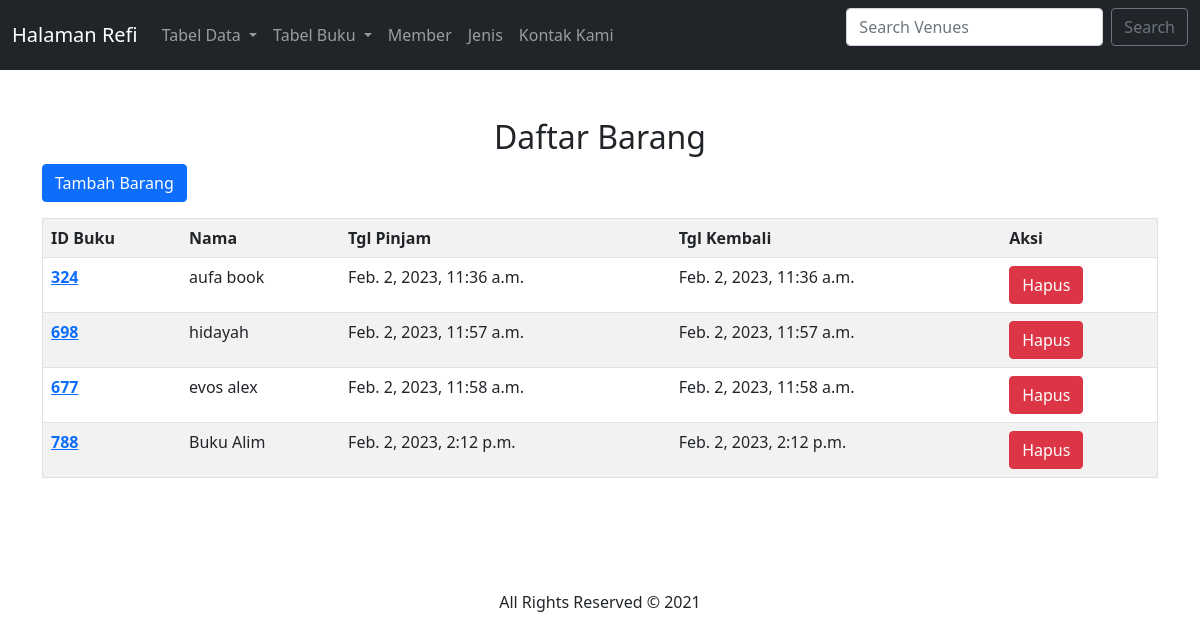
Page /pinjam/ on the committed database.
### dashboard/models.py (models this page shows, shortened)
class Pinjam(models.Model):
    id_buku=models.CharField(max_length=10)
    nama=models.CharField(max_length=10)
    tglpinjam=models.DateTimeField(auto_now_add=True)
    tglkembali=models.DateTimeField(auto_now_add=True)

### dashboard/views.py (the view)
# urls.py: path('pinjam/',Buku_Pinjam, name= "pinjam"),
def Buku_Pinjam(request):
    pinjams=Pinjam.objects.all()
    konteks={
        'pinjams':pinjams,
    }
    return render(request,'pinjam.html',konteks)

### templates/pinjam.html (shortened to what this page needs)
<link href="https://cdn.jsdelivr.net/npm/bootstrap@5.0.2/dist/css/bootstrap.min.css" rel="stylesheet">
{% load static %}
{% block content %}
<!DOCTYPE html>
<html lang="en">
  <head>
    <link
      href="https://cdn.jsdelivr.net/npm/bootstrap@5.0.0-beta3/dist/css/bootstrap.min.css"
      rel="stylesheet"
    />
    <link
      rel="stylesheet"
      href="https://pro.fontawesome.com/releases/v5.10.0/css/all.css"
    />
    <link rel="stylesheet" href="{% static 'css/style.css'%}" />
  </head>
  <body>
    <nav class="navbar navbar-expand-lg navbar-dark bg-dark">
        <div class="container-fluid">
          <a class="navbar-brand" href="{% url 'index' %}">Halaman Refi</a>
          <div class="collapse navbar-collapse" id="navbarSupportedContent">
            <ul class="navbar-nav me-auto mb-2 mb-lg-0">
              <li class="nav-item dropdown">
                <a class="nav-link dropdown-toggle" href="#" id="navbarDropdown" role="button" data-bs-toggle="dropdown" aria-expanded="false">
                  Tabel Data
                </a>
              </li>
              <li class="nav-item dropdown">
                <a class="nav-link dropdown-toggle" href="#" id="navbarDropdown" role="button" data-bs-toggle="dropdown" aria-expanded="false">
                  Tabel Buku
                </a>
              </li>
                <li class="nav-item">
                <a class="nav-link" href="{% url 'member' %}">Member</a>
              </li>
              <li class="nav-item">
                <a class="nav-link" href="{% url 'jenis' %} ">Jenis</a>
              </li>
              <li class="nav-item">
                <a class="nav-link" href="#kontak">Kontak Kami</a>
              </li>
            </ul>
            <form class="d-flex" method=POST action="#">
              <input class="form-control me-2" type="search" placeholder="Search Venues" aria-label="Search" name="searched">
              <button class="btn btn-outline-secondary" type="submit">Search</button>
            </form>
          </div>
        </div>
      </nav>
    <div class="container-fluid layanan pt-5 pb-5">
      <div class="container">
        <h2 class="align-center text-center">Daftar Barang</h2>
        <p>
          <a href="/addpinjam" class="btn btn-primary">Tambah Barang</a>
        </p>
        <table border="1" class="table table-striped">
            <tr>
                <th>ID Buku</th>
                <th>Nama</th>
                <th>Tgl Pinjam</th>
                <th>Tgl Kembali</th>
                <th>Aksi</th>
            </tr>
        {% for Pinjam in pinjams %}
        <tr>
            <th><a href="/ubahpinjam/{{Pinjam.id}}">{{ Pinjam.id_buku }}</a></th>
            <td>{{ Pinjam.nama }}</td>
            <td>{{ Pinjam.tglpinjam }}</td>
            <td>{{ Pinjam.tglkembali }}</td>
            <td><button type="button" class="btn btn-danger" data-bs-toggle="modal" data-bs-target="#hapus-{{Pinjam.id}}">Hapus</button>
            </td>
        </tr>
        {% endfor %}
        </table>
        {% endblock %}
        </div>
      </div>
    <div class="container text-center pt-5 pb-5">
      All Rights Reserved &copy; 2021
    </div>
  </body>
</html>

### rows in the picture
Pinjam: id_buku "324", nama "aufa book", tglpinjam "Feb. 2, 2023, 11:36 a.m.", tglkembali "Feb. 2, 2023, 11:36 a.m."
Pinjam: id_buku "698", nama "hidayah", tglpinjam "Feb. 2, 2023, 11:57 a.m.", tglkembali "Feb. 2, 2023, 11:57 a.m."
Pinjam: id_buku "677", nama "evos alex", tglpinjam "Feb. 2, 2023, 11:58 a.m.", tglkembali "Feb. 2, 2023, 11:58 a.m."
Pinjam: id_buku "788", nama "Buku Alim", tglpinjam "Feb. 2, 2023, 2:12 p.m.", tglkembali "Feb. 2, 2023, 2:12 p.m."
